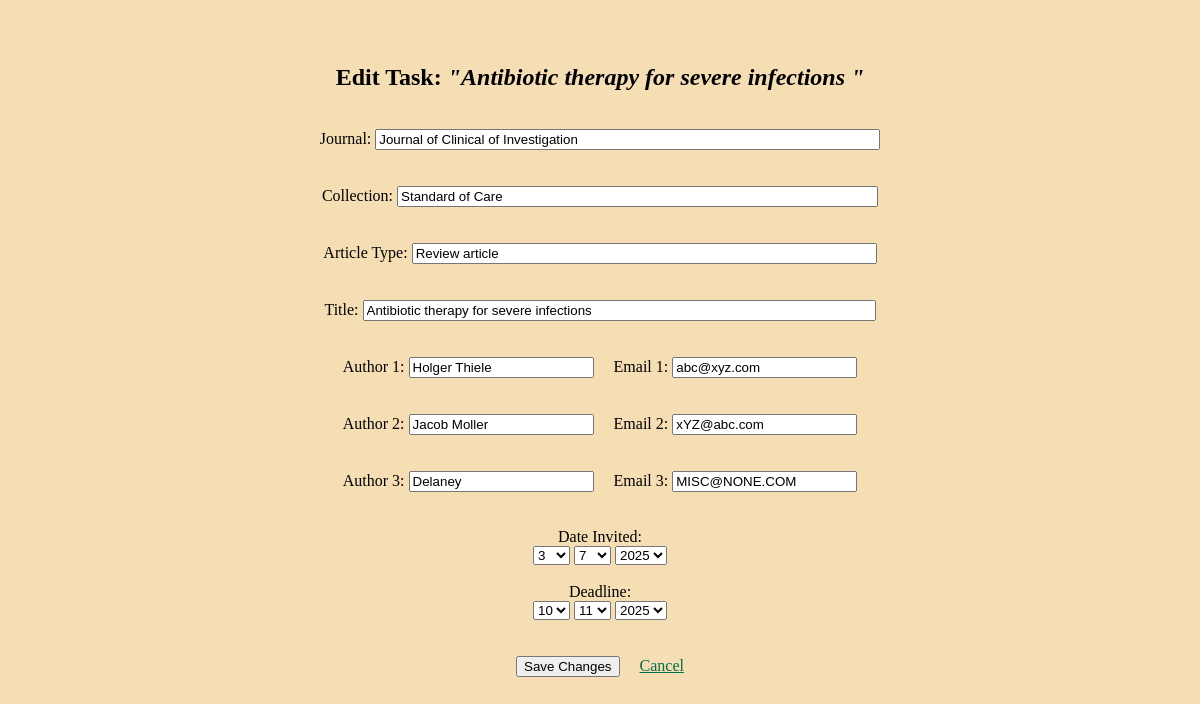
/edit-task/1, run on an earlier commit of the app's database.
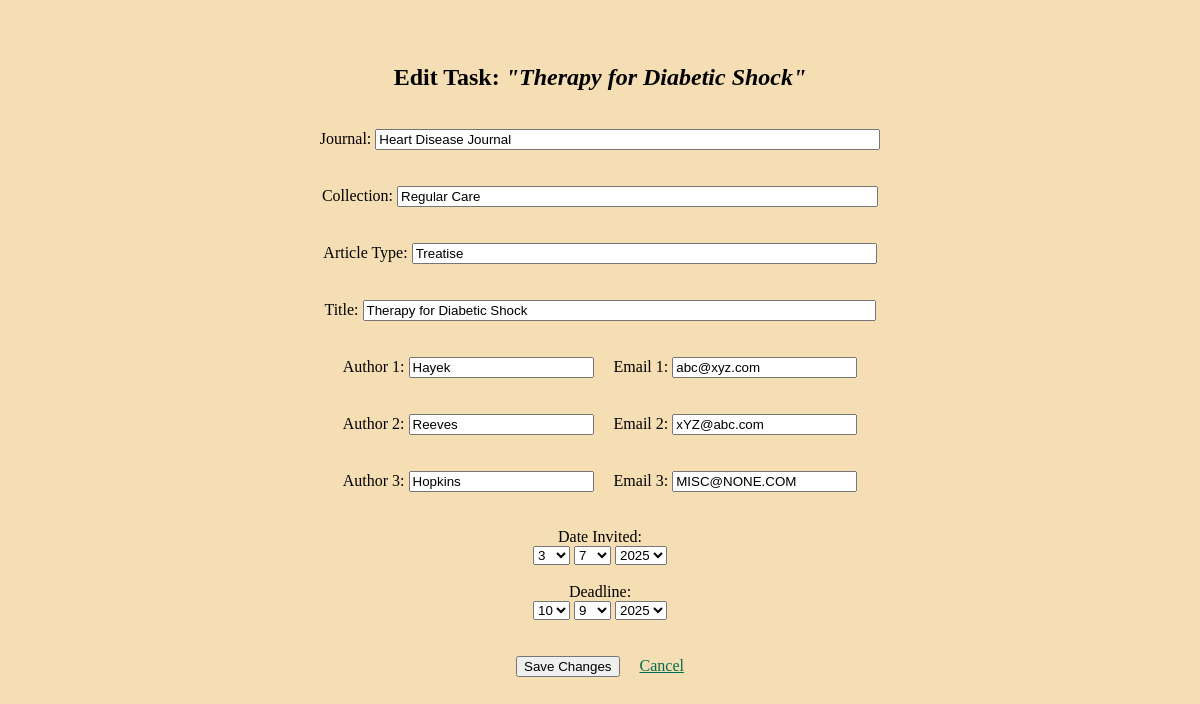
And on a later commit of the database.
### app.py (models this page shows, shortened)
class Task(db.Model):
    id = db.Column(db.Integer, primary_key=True)
    journal = db.Column(db.String(100), nullable=False)
    collection = db.Column(db.String(50))
    type = db.Column(db.String(50))
    title = db.Column(db.String(120))
    deadline = db.Column(db.Date)
    author1 = db.Column(db.String(30))
    email1 = db.Column(db.String(30))
    author2 = db.Column(db.String(30))
    email2 = db.Column(db.String(30))
    author3 = db.Column(db.String(30))
    email3 = db.Column(db.String(30))
    date_invited = db.Column(db.Date)
    status = db.Column(db.String(30))
    last_change_in_notes = db.Column(db.Date)
    notes = db.Column(db.String(500))

### app.py (the view, shortened to what this page needs)
@app.route('/edit-task/<int:task_id>', methods=['GET', 'POST'])
def edit_task(task_id):
    task = Task.query.get_or_404(task_id)
    current_year = datetime.now().year
    date_ranges = {
        'days': list(range(1, 32)),
        'months': list(range(1, 13)),
        'invited_years': list(range(current_year - 5, current_year + 1)),
        'deadline_years': list(range(current_year, current_year + 3))
    }
    default_date = datetime.now().date()
    date_invited = task.date_invited or default_date
    deadline = task.deadline or default_date
    return render_template('edit_task.html', task=task, date_invited=date_invited, deadline=deadline, **date_ranges)

### templates/edit_task.html (shortened to what this page needs)
{% extends 'base.html' %}
{% block body %}
<div class="content">
    <br><br>
    <h2>Edit Task: <i>"{{ task.title }}"</i></h2>
    <br>
    <form method="POST">
        <div>
            <label>Journal:</label>
            <input type="text" name="journal" maxlength="120" size='60' value="{{ task.journal }}" required>
            <br><br><br>
            <label>Collection:</label>
            <input type="text" name="collection" maxlength="120" size='57' value="{{ task.collection }}" required>
            <br><br><br>
            <label>Article Type:</label>
            <input type="text" name="type" maxlength="120" size='55' value="{{ task.type }}" required>
            <br><br><br>
            <label>Title:</label>
            <input type="text" name="title" maxlength="120" size='61' value="{{ task.title }}" required>
            <br><br><br>
            <label>Author 1:</label>
            <input type="text" name="author1" value="{{ task.author1 }}" required>
            <label>Email 1:</label>
            <input type="text" name="email1" value="{{ task.email1 }}" required>
            <br><br><br>
            <label>Author 2:</label>
            <input type="text" name="author2" value="{{ task.author2 }}" required>
            <label>Email 2:</label>
            <input type="text" name="email2" value="{{ task.email2 }}" required>
            <br><br><br>
            <label>Author 3:</label>
            <input type="text" name="author3" value="{{ task.author3 }}" required>
            <label>Email 3:</label>
            <input type="text" name="email3" value="{{ task.email3 }}" required>
        </div>
        <br><br>
        <div>
            <label>Date Invited:</label>
            <div>
                <select name="date_invited_day">
                    {% for day in days %}
                    <option value="{{ day }}" {% if day == date_invited.day %}selected{% endif %}>{{ day }}</option>
                    {% endfor %}
                </select>
                <select name="date_invited_month">
                    {% for month in months %}
                    <option value="{{ month }}" {% if month == date_invited.month %}selected{% endif %}>{{ month }}</option>
                    {% endfor %}
                </select>
                <select name="date_invited_year">
                    {% for year in invited_years %}
                    <option value="{{ year }}" {% if year == date_invited.year %}selected{% endif %}>{{ year }}</option>
                    {% endfor %}
                </select>
            </div>
        </div>
        <br>
        <div>
            <label>Deadline:</label>
            <div>
                <select name="deadline_day">
                    {% for day in days %}
                    <option value="{{ day }}" {% if day == deadline.day %}selected{% endif %}>{{ day }}</option>
                    {% endfor %}
                </select>
                <select name="deadline_month">
                    {% for month in months %}
                    <option value="{{ month }}" {% if month == deadline.month %}selected{% endif %}>{{ month }}</option>
                    {% endfor %}
                </select>
                <select name="deadline_year">
                    {% for year in deadline_years %}
                    <option value="{{ year }}" {% if year == deadline.year %}selected{% endif %}>{{ year }}</option>
                    {% endfor %}
                </select>
            </div>
        </div>
        <br><br>
        <button type="submit">Save Changes</button>
        <a href="{{ url_for('index') }}" class="one">Cancel</a>
    </form>
</div>
{% endblock %}

### templates/base.html (shortened to what this page needs)
<!DOCTYPE html>
<html lang="en">
<head>
    <link rel="stylesheet" href="{{url_for('static',filename='style.css')}}">
</head>
<body>
    {% block body %} {% endblock %}
</body>
</html>

### static/style.css (style rules this page uses)
body { background-color: wheat; }
.content { align-items: center; text-align: center; }
a.one:link { color: #006d4c; }

What changed in the data, as far as the page shows it:
changed Task "abc@xyz.com": title "Antibiotic therapy for severe infections" → "Therapy for Diabetic Shock"; journal "Journal of Clinical of Investigation" → "Heart Disease Journal"; collection "Standard of Care" → "Regular Care"; type "Review article" → "Treatise"; author1 "Holger Thiele" → "Hayek"; author2 "Jacob Moller" → "Reeves"; author3 "Delaney" → "Hopkins"; deadline_month "11" → "9"
